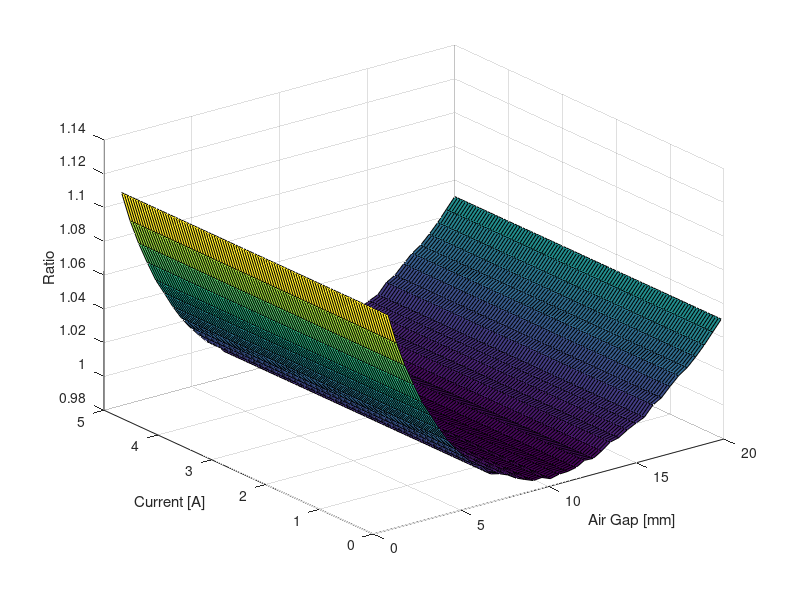

This chart was generated by the following MATLAB code:
%% LQR SETUP %%
% Script for the preparation of LQR simulation and the computation of the
% LQR gain.

clear
clc
close all

%% PREPARATION OF DATA %%

% System parameters
m = 0.83474;                    % Mobile element mass
eqforce = m*9.81;               % Equilibrium force
deltaeq = 7;                    % linearization point
d0 = 14;
start = d0;

% Data from FEMM simulations
load('simulationResults.mat')           % Loading simulation results
forceArray = -transpose(forceArray);    % Correction of results
deltas = 10*deltas;                     % cm->mm conversion
N_delta = length(deltas);
N_I = length(I);

%% PARAMETER ESTIMATION %%

% Simulated gravity compensation line
sim_eq = contourc(deltas, I, forceArray, [eqforce, eqforce]);
gc = polyfit(sim_eq(1, 2:N_I), sim_eq(2, 2:N_I), 1);

mG= gc(1);
qG = gc(2);

% Parameter computation
k1=4*eqforce/(mG^2);
k2=qG*sqrt(k1/eqforce);

% Plotting
formulaForceArray = zeros(N_I, N_delta);
for i=1:N_delta
    for j = 1:N_I
        formulaForceArray(j, i) = k1*I(j)^2/(k2+2*deltas(i))^2;
    end
end

surf(deltas, I, formulaForceArray./forceArray)
xlabel('Air Gap [mm]')
ylabel('Current [A]')
zlabel('Ratio')



%% LINEARIZATION AND LQR %%

ieq = mG*deltaeq + qG;

a = -4*k1*ieq^2/m/(2*deltaeq+k2)^3;
b = 2*k1*ieq/m/(2*deltaeq+k2)^2;


A = [0, -1; a, 0;];
B = [0; b];
C = [1, 0];
D = 0;
sys = ss(A, B, C, D);

Q = diag([10, 0.1, 10]);
R = 1;

K = lqi(sys, Q, R);




